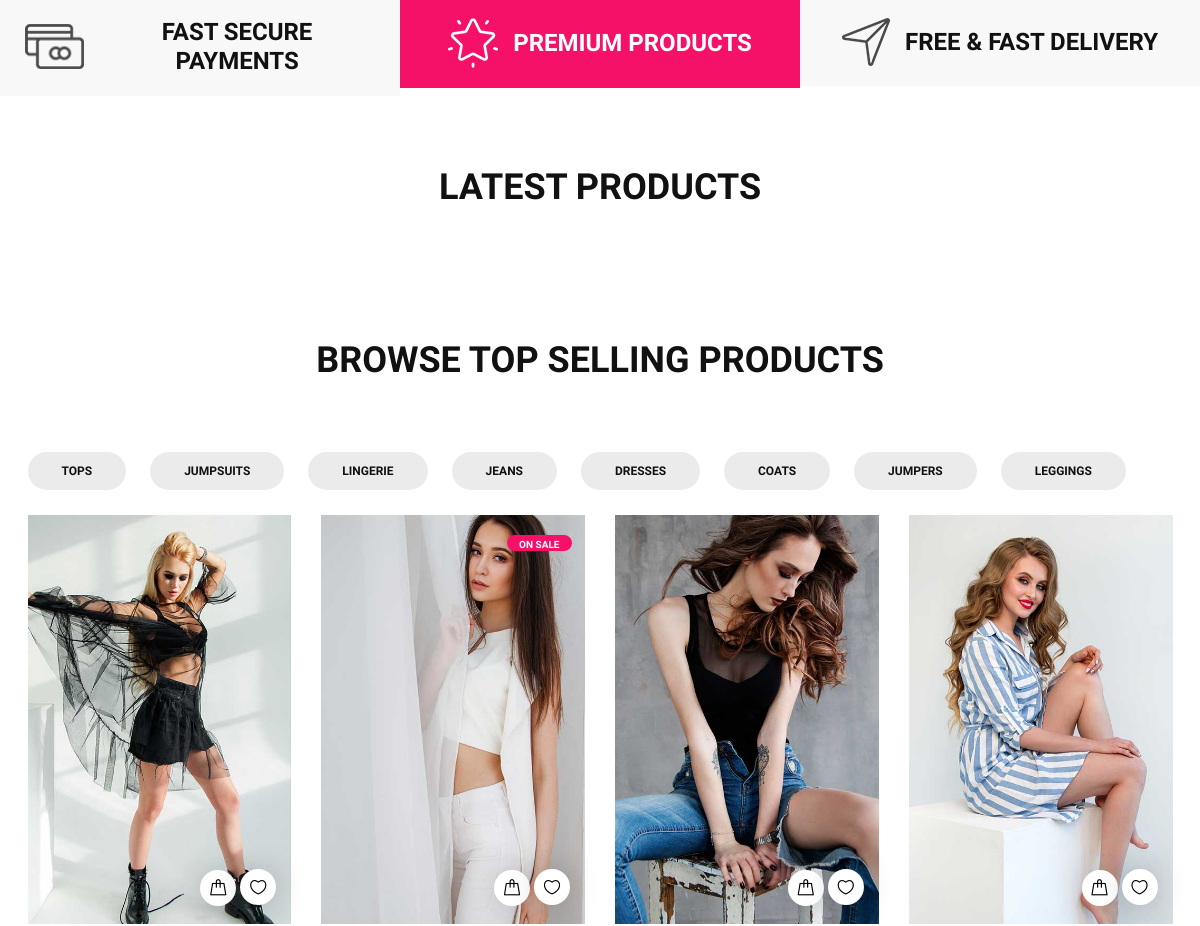
/ (middle part), run on an earlier commit of the app's database.
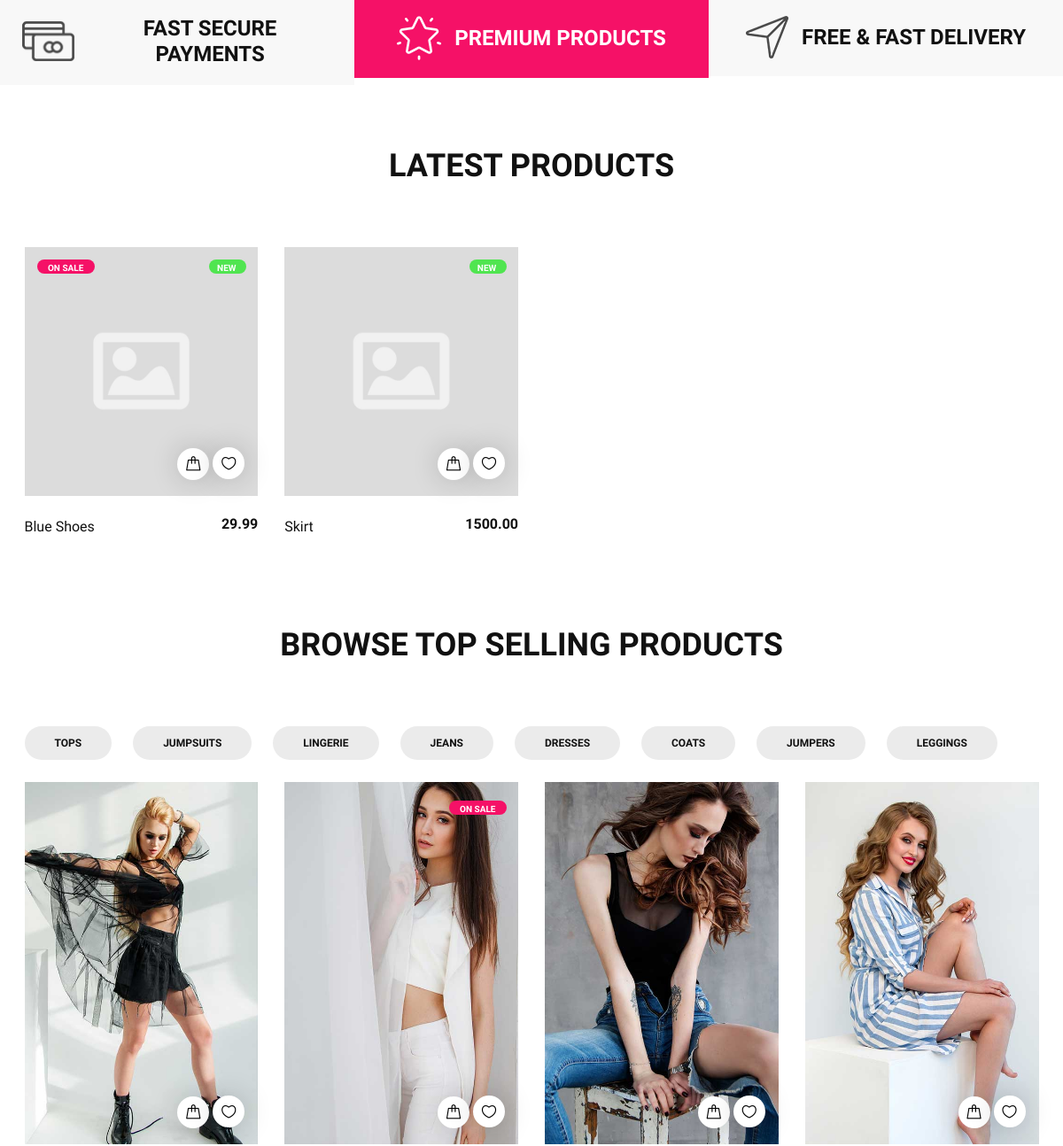
And on a later commit of the database.
### ecommerce/models.py (models this page shows, shortened)
class BaseProduct(models.Model):
    category = models.ForeignKey(Category, related_name='category', on_delete=models.CASCADE)
    title = models.CharField(max_length=100, db_index=True)
    slug = models.SlugField(max_length=100, null=True, db_index=True)
    description = models.TextField(blank=True)
    description_short = models.TextField(max_length=100, blank=True)
    sku = models.CharField(max_length=100, unique=True)
    price = MoneyField(max_digits=14, decimal_places=2, default_currency='USD')
    available = models.BooleanField(default=True)
    new = models.BooleanField(default=True) # that field will be used to show or not "new" label on product
    on_sale = models.BooleanField(default=False)
    stock = models.PositiveIntegerField(default=0)
    created_at = models.DateTimeField(default=timezone.now)
    updated_at = models.DateTimeField(auto_now=True)
    main_image = models.ImageField(upload_to=product_main_image_directory_path, default=settings.PRODUCT_DEFAULT_IMAGE)
    class Meta:
        ordering = ('title', )
        abstract = True
    def new_status(self, days_to_display_new_status=settings.DAYS_TO_DEFINE_PRODUCT_NEW_STATUS):
        time_after_creation = datetime.datetime.now(timezone.utc) - self.created_at
        if time_after_creation.days <= days_to_display_new_status and self.new:
            return True
        return False

class SimpleProduct(BaseProduct):
    type = models.CharField(max_length=20, default='Simple')

### ecommerce/views.py (the view)
# urls.py: path('', views.home_page, name='ecommerce-home'),
def home_page(request):
    latest_products = latest_products_defining()
    return render(request, 'ecommerce/home.html', {
                                                    'title': 'Home Page',
                                                    'latest_products': latest_products,
                                                    })

### ecommerce/context_processors.py (called while the page is built)
def all_categories(request):
    categories = Category.objects.all()
    return {'all_categories': categories}

### ecommerce/models.py (called while the page is built)
    def products_inside(self):
        products_inside_category = SimpleProduct.objects.filter(category=self, available=True).first()
        """here is needed to list all existing product models
        based on BaseProduct abstract model in order to have correctly counted
        products inside category"""
        if products_inside_category:
            return True
        return False

    def products_inside_sub_categories(self): # needed to define display or not triangle-down in megamenu on front-end
        for category in Category.objects.get(category=self.id).sub_categories.all():
            if category.products_inside():
                return True
        return False

    def get_absolute_url(self):
        return reverse('category-page', args=[self.slug])

### ecommerce/services.py (called while the page is built)
def latest_products_defining(latest_products_count=settings.LATEST_PRODUCTS_COUNT):
    result_list = sorted(
        chain(SimpleProduct.objects.order_by('-created_at')[:latest_products_count]),
        key=lambda product: product.created_at, reverse=True)
    return result_list[:latest_products_count]

### ecommerce/templates/ecommerce/home.html (shortened to what this page needs)
{% extends 'ecommerce/base.html' %}
{% load custom_tags %}
{% block content %}
<section class="features-section">
	<div class="container-fluid">
		<div class="row">
			<div class="col-md-4 p-0 feature">
				<div class="feature-inner">
					<div class="feature-icon">
						<img src="{{ MEDIA_URL }}img/icons/1.png" alt="#">
					</div>
					<h2>Fast Secure Payments</h2>
				</div>
			</div>
			<div class="col-md-4 p-0 feature">
				<div class="feature-inner">
					<div class="feature-icon">
						<img src="{{ MEDIA_URL }}img/icons/2.png" alt="#">
					</div>
					<h2>Premium Products</h2>
				</div>
			</div>
			<div class="col-md-4 p-0 feature">
				<div class="feature-inner">
					<div class="feature-icon">
						<img src="{{ MEDIA_URL }}img/icons/3.png" alt="#">
					</div>
					<h2>Free & fast Delivery</h2>
				</div>
			</div>
		</div>
	</div>
</section>
<section class="top-letest-product-section">
	<div class="container">
		<div class="section-title">
			<h2>LATEST PRODUCTS</h2>
		</div>
		<div class="product-slider owl-carousel">
			{% for product in latest_products %}
				<div class="product-item">
					<div class="pi-pic">
						<div class="product-on-image-labels">
							{% if product.new_status %}
								<div class="tag-new">New</div>
							{% endif %}
							{% if product.on_sale %}
								<div class="tag-sale">ON SALE</div>
							{% endif %}
						</div>
						<img src="{{ MEDIA_URL }}{{ product.main_image }}" alt="{{ product.title }}">
						<div class="pi-links">
							<a href="#" class="add-card"><i class="flaticon-bag"></i><span>ADD TO CART</span></a>
							<a href="#" class="wishlist-btn"><i class="flaticon-heart"></i></a>
						</div>
					</div>
					<div class="pi-text">
						<h6>{{ product.price }}</h6>
						<p>{{ product.title }}</p>
					</div>
				</div>
			{% endfor %}
		</div>
	</div>
</section>
<section class="product-filter-section">
	<div class="container">
		<div class="section-title">
			<h2>BROWSE TOP SELLING PRODUCTS</h2>
		</div>
		<ul class="product-filter-menu">
			<li><a href="#">TOPS</a></li>
			<li><a href="#">JUMPSUITS</a></li>
			<li><a href="#">LINGERIE</a></li>
			<li><a href="#">JEANS</a></li>
			<li><a href="#">DRESSES</a></li>
			<li><a href="#">COATS</a></li>
			<li><a href="#">JUMPERS</a></li>
			<li><a href="#">LEGGINGS</a></li>
		</ul>
		<div class="row">
			<div class="col-lg-3 col-sm-6">
				<div class="product-item">
					<div class="pi-pic">
						<img src="{{ MEDIA_URL }}img/product/5.jpg" alt="">
						<div class="pi-links">
							<a href="#" class="add-card"><i class="flaticon-bag"></i><span>ADD TO CART</span></a>
							<a href="#" class="wishlist-btn"><i class="flaticon-heart"></i></a>
						</div>
					</div>
				</div>
			</div>
			<div class="col-lg-3 col-sm-6">
				<div class="product-item">
					<div class="pi-pic">
						<div class="tag-sale">ON SALE</div>
						<img src="{{ MEDIA_URL }}img/product/6.jpg" alt="">
						<div class="pi-links">
							<a href="#" class="add-card"><i class="flaticon-bag"></i><span>ADD TO CART</span></a>
							<a href="#" class="wishlist-btn"><i class="flaticon-heart"></i></a>
						</div>
					</div>
				</div>
			</div>
			<div class="col-lg-3 col-sm-6">
				<div class="product-item">
					<div class="pi-pic">
						<img src="{{ MEDIA_URL }}img/product/7.jpg" alt="">
						<div class="pi-links">
							<a href="#" class="add-card"><i class="flaticon-bag"></i><span>ADD TO CART</span></a>
							<a href="#" class="wishlist-btn"><i class="flaticon-heart"></i></a>
						</div>
					</div>
				</div>
			</div>
			<div class="col-lg-3 col-sm-6">
				<div class="product-item">
					<div class="pi-pic">
						<img src="{{ MEDIA_URL }}img/product/8.jpg" alt="">
						<div class="pi-links">
							<a href="#" class="add-card"><i class="flaticon-bag"></i><span>ADD TO CART</span></a>
							<a href="#" class="wishlist-btn"><i class="flaticon-heart"></i></a>
						</div>
					</div>
				</div>
			</div>
		</div>
	</div>
</section>
{% endblock content %}

### ecommerce/templates/ecommerce/base.html (shortened to what this page needs)
{% load static %}
<!DOCTYPE html>
<html lang="zxx">
<head>
	<link rel="stylesheet" href="{% static 'css/bootstrap.min.css' %}"/>
	<link rel="stylesheet" href="{% static 'css/font-awesome.min.css' %}"/>
	<link rel="stylesheet" href="{% static 'css/flaticon.css' %}"/>
	<link rel="stylesheet" href="{% static 'css/slicknav.min.css' %}"/>
	<link rel="stylesheet" href="{% static 'css/jquery-ui.min.css' %}"/>
	<link rel="stylesheet" href="{% static 'css/owl.carousel.min.css' %}"/>
	<link rel="stylesheet" href="{% static 'css/animate.css' %}"/>
	<link rel="stylesheet" href="{% static 'css/style.css' %}"/>
</head>
<body>
{% block content %}{% endblock %}
	</body>
</html>

### ecommerce/static/css/style.css (style rules this page uses)
html, body { height: 100%; font-family: 'Josefin Sans', sans-serif; -webkit-font-smoothing: antialiased; }
h1, h2, h3, h4, h5, h6 { margin: 0; color: #111111; font-weight: 600; }
h2 { font-size: 36px; }
h6 { font-size: 16px; }
p { font-size: 14px; color: #585858; line-height: 1.6; }
img { max-width: 100%; }
ul, ol { padding: 0; margin: 0; }
.section-title { text-align: center; }
.section-title h2 { font-size: 36px; }
.feature { text-align: center; background: #f8f8f8; height: 100%; }
.feature:nth-child(2) { background: #f51167; }
.feature:nth-child(2) h2 { color: #fff; }
.feature .feature-inner { padding: 20px 25px; display: -ms-flex; display: -webkit-box; display: -ms-flexbox; display: flex; -webkit-box-align: center; -ms-flex-align: center; align-items: center; -webkit-box-pack: center; -ms-flex-pack: center; justify-content: center; height: 100%; }
.feature .feature-icon { display: inline-block; margin-right: 15px; }
.feature h2 { font-size: 24px; text-transform: uppercase; display: inline-block; }
.top-letest-product-section { padding-top: 70px; padding-bottom: 60px; }
.top-letest-product-section .section-title { margin-bottom: 70px; }
.product-item .pi-pic { position: relative; display: block; }
.product-item .tag-new, .product-item .tag-sale { position: absolute; right: 5%; top: 5%; font-size: 10px; font-weight: 700; color: #fff; background: #50e550; line-height: 1; text-transform: uppercase; padding: 5px 9px 1px; border-radius: 15px; width: 42px; }
.product-item .tag-sale { text-align: center; padding: 5px 0px 1px; min-width: 65px; background: #f51167; }
.product-item .pi-links { width: 100%; position: absolute; right: 0; bottom: 18px; z-index: 9; padding-right: 15px; text-align: right; }
.product-item .pi-links a { display: inline-table; width: 36px; height: 36px; background: #fff; border-radius: 60px; font-size: 18px; line-height: 18px; padding-top: 9px; overflow: hidden; color: #000; position: relative; -webkit-box-shadow: 1px 0 32px rgba(0, 0, 0, 0.2); box-shadow: 1px 0 32px rgba(0, 0, 0, 0.2); -webkit-transition: all 0.4s ease; -o-transition: all 0.4s ease; transition: all 0.4s ease; text-align: center; }
.product-item .pi-links a i { display: inline-block; color: #000; }
.product-item .pi-links a.add-card { padding-top: 8px; }
.product-item .pi-text { padding-top: 22px; height: 87px; }
.product-item .pi-text h6 { float: right; padding-left: 40px; overflow: hidden; font-weight: 700; color: #111111; }
.product-item .pi-text p { font-size: 16px; color: #111111; margin-bottom: 0; }
.product-filter-section { padding-bottom: 60px; }
.product-filter-section .section-title { margin-bottom: 70px; }
.product-filter-menu { list-style: none; margin: 0 -10px; padding-bottom: 15px; }
.product-filter-menu li { margin: 0 10px 10px; display: inline-block; }
.product-filter-menu li a { color: #111111; font-size: 12px; font-weight: 700; text-transform: uppercase; background: #ebebeb; display: block; width: 100%; padding: 10px 34px; border-radius: 31px; }
@media (min-width: 1200px) { .container { max-width: 1175px; } }
@media (min-width: 1200px) { .tag-sale.tag-sale-moved-left { right: 70%; } }
@media (max-width: 1350px) { .tag-sale.tag-sale-moved-left { right: 70%; } }

What changed in the data, as far as the page shows it:
added SimpleProduct: new "NEW", on_sale "ON SALE", price "29.99", title "Blue Shoes"
added SimpleProduct: new "NEW", price "1500.00", title "Skirt"
